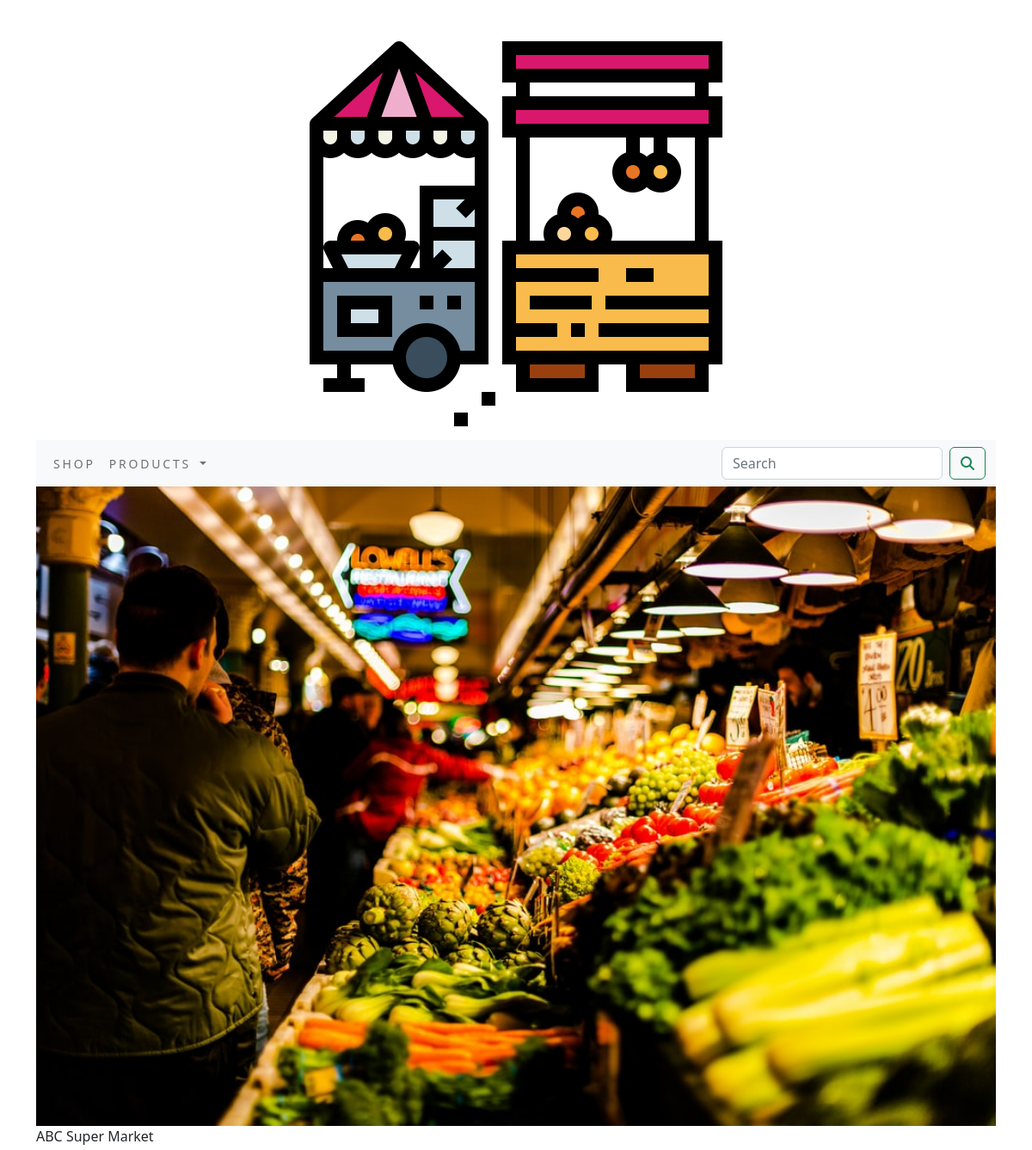
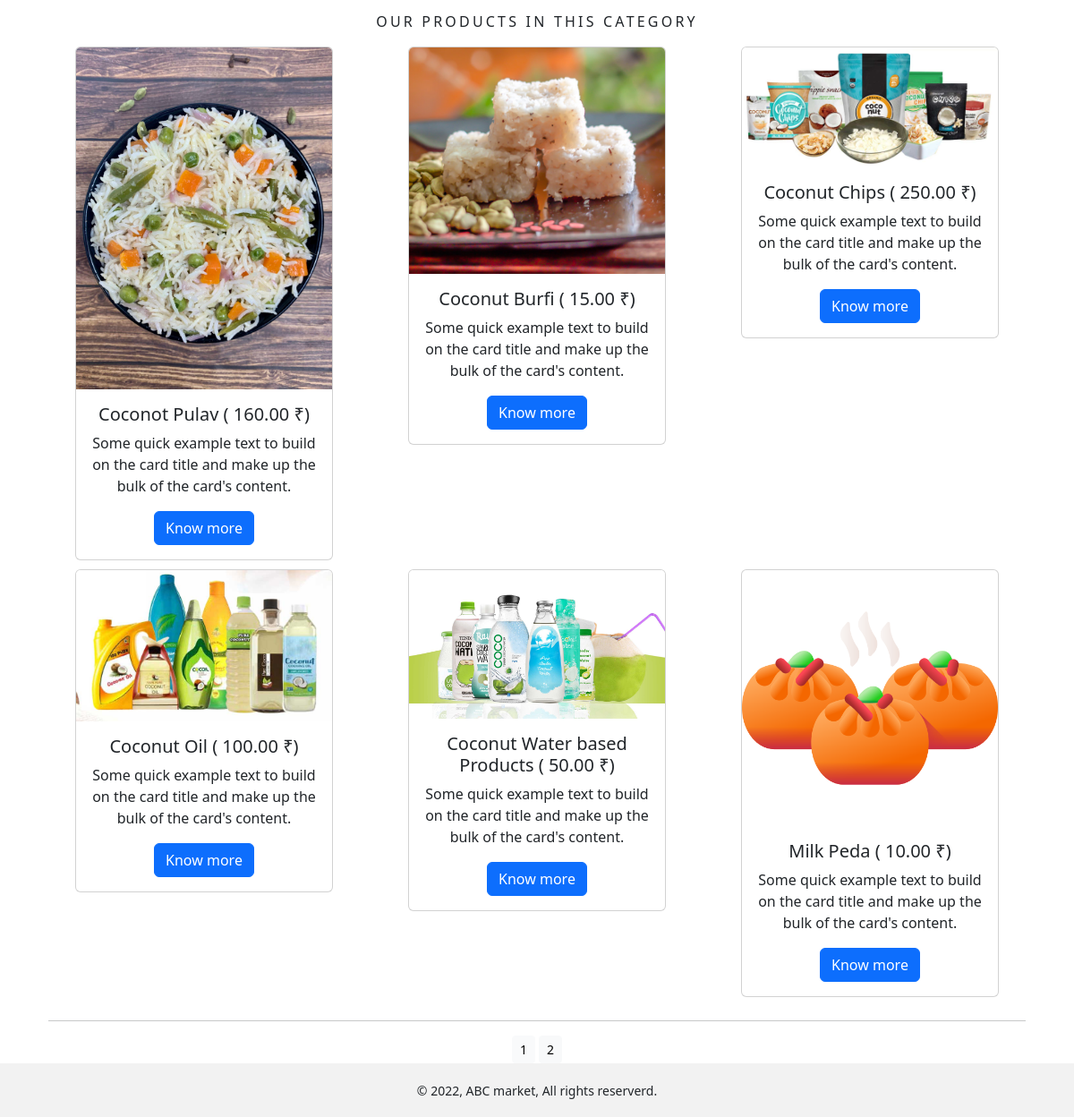
The app's page /shop/ with its own data (2 pictures, top to bottom).
### shop/models.py (models this page shows, shortened)
class Product(models.Model):
    name = models.CharField(max_length=250, unique=True)
    slug = models.SlugField(max_length=250, unique=True)
    description = models.TextField(blank=True)
    price = models.DecimalField(max_digits=10, decimal_places=2)
    category = models.ForeignKey(Category, on_delete=models.CASCADE)
    image = models.ImageField(upload_to='product', blank=True)
    stock = models.IntegerField()
    available = models.BooleanField(default=True)
    created = models.DateTimeField(auto_now_add=True)
    updated = models.DateTimeField(auto_now=True)
    class Meta:
        ordering = ('name',)
        verbose_name = 'Product'
        verbose_name_plural = 'Products'
    def get_url(self):
        return reverse('shop:prodCategDetail', args=[self.category.slug, self.slug])

### shop/views.py (the view)
# urls.py: path('', views.allProdCat, name='allProdCat'),
def allProdCat(request, c_slug=None):
    c_page = None
    products_list = None
    if c_slug is not None:
        c_page = get_object_or_404(Category, slug=c_slug)
        products_list = Product.objects.all().filter(category=c_page, available=True)
    else:
        products_list = Product.objects.all().filter(available=True)
    paginator = Paginator(products_list, 6)
    try:
        page = int(request.GET.get('page', '1'))
    except:
        page = 1
    try:
        products = paginator.page(page)
    except (EmptyPage, InvalidPage):
        products = paginator.page(paginator.num_pages)
    return render(request, 'category.html', {'category': c_page, 'products': products})

### cart/context_processors.py (called while the page is built)
def counter(request):
    item_count=0
    if 'admin' in request.path:
        return '{}'
    else:
        try:
            cart=Cart.objects.filter(
                cart_id=_cart_id(request)
            )
            cart_items=CartItem.objects.all().filter(cart=cart[:1])
            for cart_item in cart_items:
                item_count += cart_item.quantity
        except Cart.DoesNotExist:
            item_count = 0
    return   dict(item_count=item_count)

### cart/views.py (called while the page is built)
def _cart_id(request):
    cart = request.session.session_key
    if not cart:
        cart = request.session.create()
    return cart

### shop/context_processors.py (called while the page is built)
def menu_links(request):
    links = Category.objects.all()
    return dict(links=links)

### shop/models.py (called while the page is built)
    def get_url(self):
        return reverse('shop:products_by_category', args=[self.slug])

### templates/category.html (shortened to what this page needs)
{% extends 'base.html' %}
{% load static %}
{% block content %}
<div class="mx_auto">
    {% if category %}
    <img class="my_image" src="{{category.image.url}}" alt="{{category.name}}">
    {% else %}
    <img class="my_image my_image_padding" src="{% static 'img/banner.jpg' %}" alt="No Image Found">
    {% endif %}
</div>
<div>
    {% if category %}
    <h1 class="text-center my-title">{{category.name}}</h1>
    <p class="text-justify">{{category.description}}</p>
    {% else %}
    <p>ABC Super Market</p>
    {% endif %}
</div>
<div class="container">
    <p class="text-center my_title">Our products in this category</p>
    <center>
    <div class="row mx_auto">
        {% for product in products.object_list %}
        <div class="my_bottom_margin col-9 col-sm-12 col-md-4 col-md-12 col-lg-4">
            <div class="card" style="width: 18rem;">
              <img class="card-img-top" src="{{product.image.url}}" alt="{{product.name}}">
              <div class="card-body">
                  <h5 class="card-title">{{product.name}} ( {{product.price}} ₹)</h5>
                  <p class="card-text">Some quick example text to build on the card title and make up the bulk of the card's content.</p>
                  <a href="{{product.get_url}}" class="btn btn-primary">Know more</a>
                </div>
            </div>
        </div>
        {% endfor %}
    </div>
        <div class="mx-auto">
            {% if products.paginator.num_pages > 1 %}
            <hr>
            <div class="text-center">
                {% for pg in products.paginator.page_range %}
                    <a href="?page={{pg}}" class="btn btn-light btn-sm {% if products.number == pg %}active{% endif %}">
                        {{pg}}
                    </a>
                {% endfor %}
            </div>
            {% endif %}
        </div>
    </center>
</div>
{% endblock %}

### templates/base.html (shortened to what this page needs)
{% load static %}
<!DOCTYPE html>
<html lang="en">
<head>
    <link rel="stylesheet" href="{% static 'css/custom.css' %}">
    <link href="{% static 'css/bootstrap.min.css' %}" rel="stylesheet">
</head>
<body>
<div class="container">
    {% include 'header.html' %}
    {% include 'nav.html' %}
    <div>
        {% block content %}
        {% endblock %}
    </div>
</div>
    {% include 'footer.html' %}
</body>
</html>

### templates/header.html
{% load static %}
<header>
    <center>
        <a href="{% url 'shop:allProdCat' %}">
            <img src="{% static 'img/logo.png' %}" alt="logo image">
        </a>
    </center>
</header>

### templates/nav.html (shortened to what this page needs)
{% load static %}
<nav class="navbar navbar-expand-lg navbar-light bg-light">
  <div class="container-fluid">
    <div class="collapse navbar-collapse" id="navbarSupportedContent">
      <ul class="navbar-nav me-auto mb-2 mb-lg-0">
        <li class="nav-item">
          <a class="nav-link" href="#">Shop</a>
        </li>
        <li class="nav-item dropdown {% if 'shop' in request.path %} active {% endif %}">
          <a class="nav-link dropdown-toggle" href="#" id="navbarDropdown" role="button" data-bs-toggle="dropdown" aria-expanded="false">
            Products
          </a>
        </li>
      </ul>
      <form class="d-flex" action="{% url 'search_app:SearchResult' %}" method="get">
        <input class="form-control me-2" type="search" placeholder="Search" name="q" aria-label="Search">
        <button class="btn btn-outline-success" type="submit">
          <i class="fa fa-search"></i>
        </button>
      </form>
    </div>
  </div>
</nav>

### templates/footer.html
{% load static %}
<div class="footer navbar-fixed-bottom my_footer">
    <p class="text-center">
        &copy; 2022, ABC market, All rights reserverd.
    </p>
</div>

### static/css/custom.css (style rules this page uses)
body { font-family: 'Playfair Display', serif; }
.nav-item { letter-spacing: 0.2em; font-size : 14px; text-transform : uppercase; }
.my_footer { background-color: #f2f2f2; height: 60px; }
.my_footer p { padding-top: 20px; font-size: 14px; }
.my_image { width: 100%; height: auto; }
.my_title { font-size: 16px; text-transform: uppercase; letter-spacing: 0.2em; }
.my_bottom_margin { margin-bottom: 10px; }

### records on screen
Product: image (picture), name "Coconot Pulav", price "160.00"
Product: image (picture), name "Coconut Burfi", price "15.00"
Product: image (picture), name "Coconut Chips", price "250.00"
Product: image (picture), name "Coconut Oil", price "100.00"
Product: image (picture), name "Coconut Water based Products", price "50.00"
Product: image (picture), name "Milk Peda", price "10.00"

### other values on screen
{{ pg }} "1" "2"
